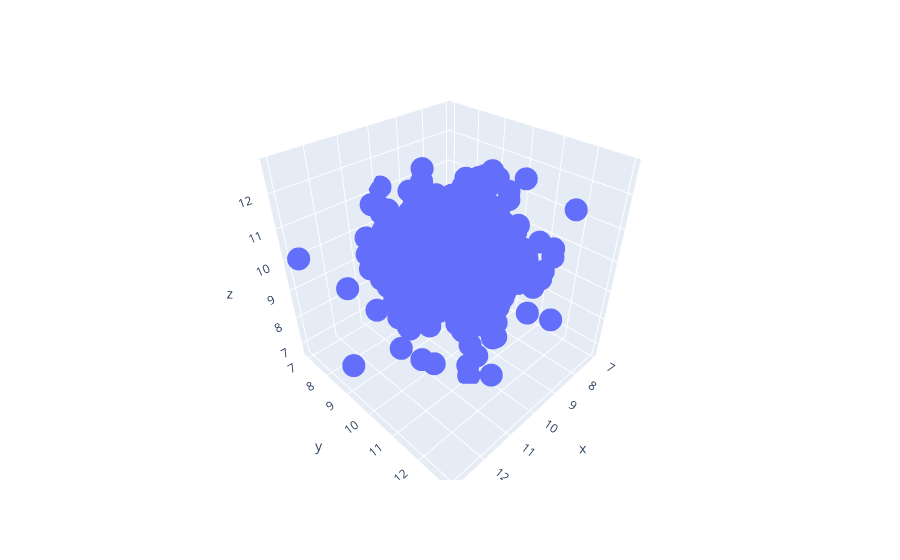

The code cell stored with this chart in its notebook:
### Code cell
fig = px.scatter_3d(x=x,y=y,z=z)
fig.show()

### Figure 1 — Plotly figure (JSON) as saved in the notebook; plotly's stock layout.template omitted (floating-point values rounded to 4 significant figures; data arrays with more than 128 entries replaced by an {"elided": "..."} marker saying what was removed)
{"data": [{"hoverlabel": {"namelength": 0}, "hovertemplate": "x=%{x}<br>y=%{y}<br>z=%{z}", "legendgroup": "", "marker": {"color": "#636efa", "symbol": "circle"}, "mode": "markers", "name": "", "scene": "scene", "showlegend": false, "type": "scatter3d", "x": {"elided": "500 float values"}, "y": {"elided": "500 float values"}, "z": {"elided": "500 float values"}}], "layout": {"legend": {"tracegroupgap": 0}, "margin": {"t": 60}, "scene": {"domain": {"x": [0, 1], "y": [0, 1]}, "xaxis": {"title": {"text": "x"}}, "yaxis": {"title": {"text": "y"}}, "zaxis": {"title": {"text": "z"}}}}}
